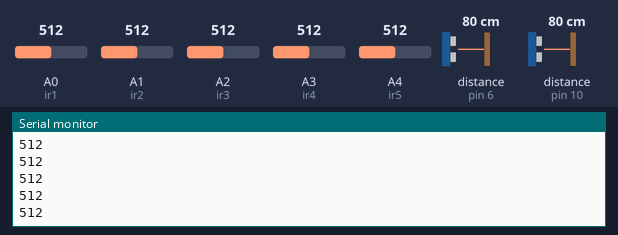
The sketch below on a simulated Arduino Uno, built with avr-gcc and run on an emulated ATmega328P. Shown: the last lines printed to the serial monitor. Wiring (inferred from the names in the program): 2 × ultrasonic range finder: trigger pin 3, echo pin 6 / trigger pin 9, echo pin 10. The test bench sets the inputs (shaded band); at power-on: distance to the obstacle (sensors on pin 10, pin 6) 80 cm, A0 (ir1) = 512, A1 (ir2) = 512, A2 (ir3) = 512, A3 (ir4) = 512, A4 (ir5) = 512. The echo pulse lasts 58.3 µs per cm.

Above: at 8.8 s.
8.9 s: distance to the obstacle (sensor on pin 10) set to 2 cm
At 9.5 s:
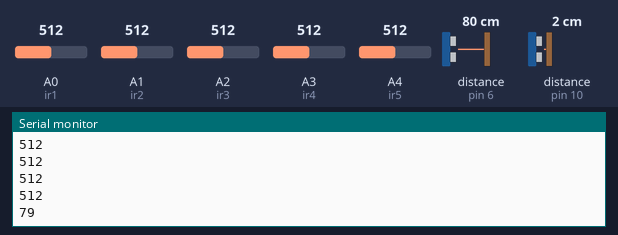
16.9 s: A0 (ir1) set to 716
At 17.8 s:
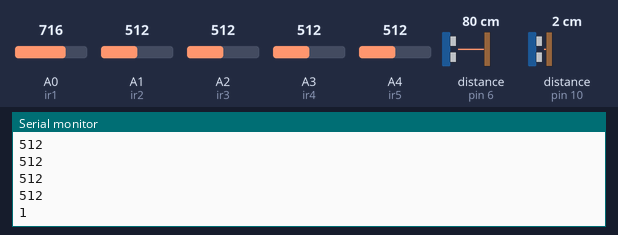
24.9 s: A1 (ir2) set to 306
At 26.8 s:
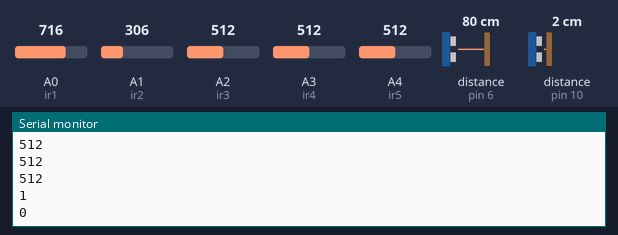
32.9 s: A2 (ir3) set to 992
At 39.8 s:
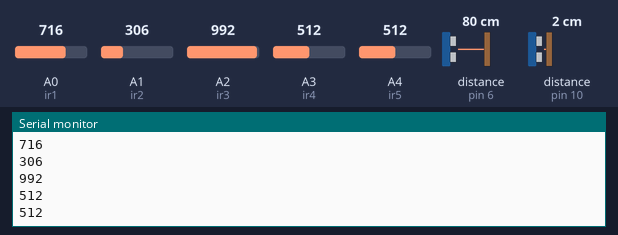
40.9 s: A3 (ir4) set to 30
At 48.4 s:
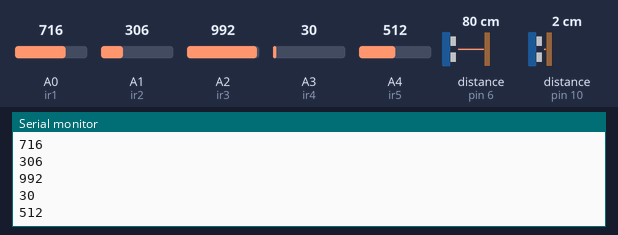
48.9 s: distance to the obstacle (sensor on pin 10) set to 4 cm
At 49.8 s:
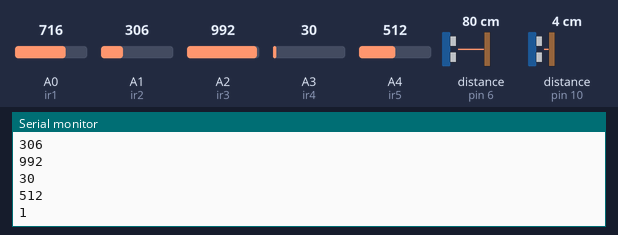
Timing chart, 0 to 51.9 s (numbered marks = the images above; inputs shaded):
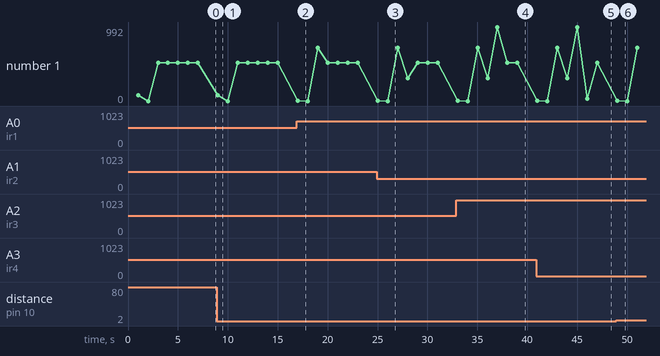

The sketch:

ultrasonic.ino
```cpp
const int trigPin1 = 9;
const int trigPin2 = 3;
const int ir1 = A0;
const int ir2 = A1;
const int ir3 = A2;
const int ir4 = A3;
const int ir5 = A4;

const int echoPin1 = 10;
const int echoPin2 = 6;
// defines variables
long duration1;
long duration2;
int ir;
int ir21;
int ir31;
int ir41;
int ir51;
int distance1;
int distance2;

void setup() {
pinMode(trigPin1, OUTPUT);// Sets the trigPin as an Output
pinMode(trigPin2, OUTPUT);
pinMode(ir1,INPUT);
pinMode(ir2,INPUT);
pinMode(echoPin1, INPUT); // Sets the echoPin as an Input
pinMode(echoPin2, INPUT);
Serial.begin(9600); // Starts the serial communication
}
void loop() {
 // if (Serial.available()>0)
//  {
// Clears the trigPin
digitalWrite(trigPin1, LOW);
delayMicroseconds(2);
digitalWrite(trigPin2,LOW);
delayMicroseconds(2);
// Sets the trigPin on HIGH state for 10 micro seconds
digitalWrite(trigPin1, HIGH);
delayMicroseconds(10);
digitalWrite(trigPin2,HIGH);
delayMicroseconds(10);
digitalWrite(trigPin1, LOW);
digitalWrite(trigPin2,LOW);
// Reads the echoPin, returns the sound wave travel time in microseconds
duration1 = pulseIn(echoPin1, HIGH);
duration2 = pulseIn(echoPin2,HIGH);
ir = analogRead(ir1);
ir21 = analogRead(ir2);
ir31 = analogRead(ir3);
ir41 = analogRead(ir4);
ir51 = analogRead(ir5);
// Calculating the distance
distance1 = duration1*0.034/2;
distance2 = duration2*0.034/2;

// Prints the distance on the Serial Monitor
//Serial.print("Distance: ");
//String dataread = String((distance/1024)*5);
Serial.println(distance1);
delay(1000);
Serial.println(duration2);
delay(1000);
Serial.println(ir);
delay(1000);
Serial.println(ir21);
delay(1000);
Serial.println(ir31);
delay(1000);
Serial.println(ir41);
delay(1000);
Serial.println(ir51);
delay(1000);
//Serial.write(distance);
  }
//}
```

Measured:
- after the input at 32.9 s, the serial monitor: prints a new line after 4.1 s (image 4)
- after the input at 40.9 s, the serial monitor: prints a new line after 5.1 s (image 5)
- plotted number 1: 512 → 3 after the input at 48.9 s
